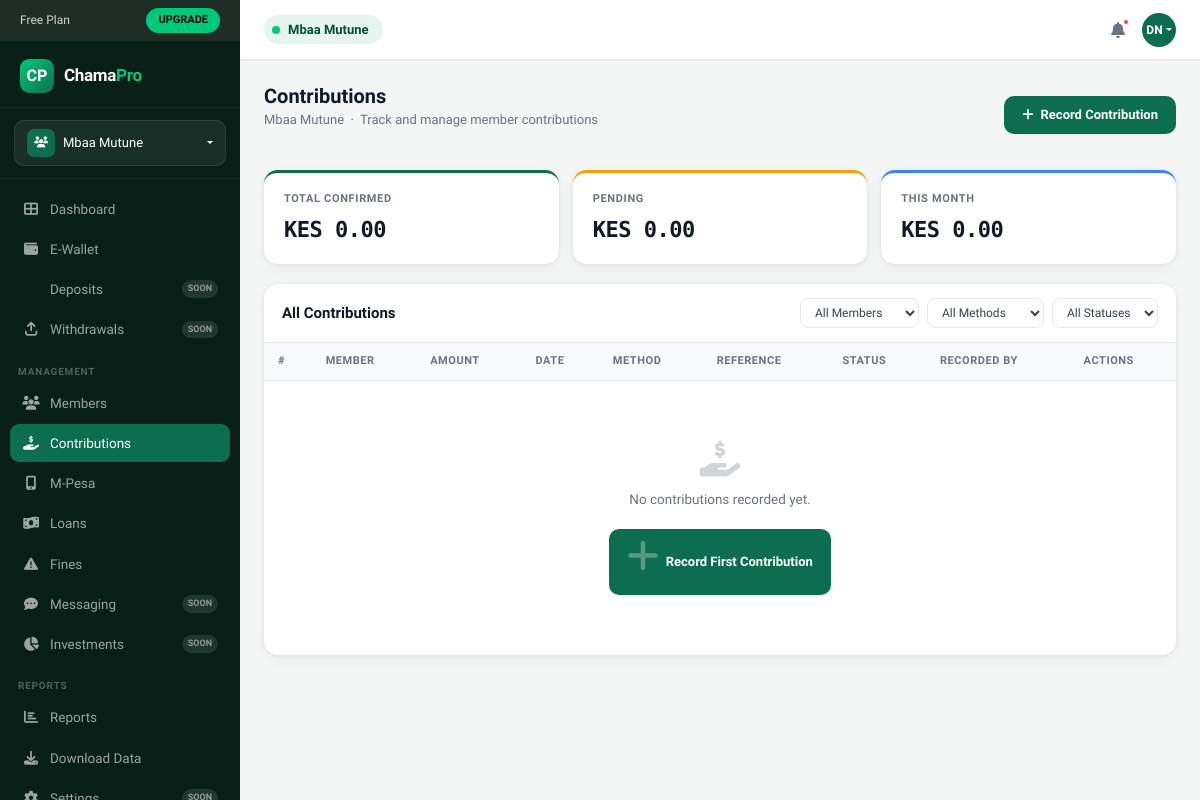
The app's page /chama/1/contributions/ (signed in) with its own data.
### chamapro/models.py (models this page shows, shortened)
class Chama(models.Model):
    name = models.CharField(max_length=255)
    description = models.TextField(blank=True, null=True)
    created_by = models.ForeignKey(
        'User', null=True, blank=True, on_delete=models.SET_NULL, related_name='created_chamas'
    )
    currency = models.CharField(max_length=10, default='KES')
    contribution_amount = models.DecimalField(max_digits=12, decimal_places=2, default=0)
    contribution_day = models.PositiveSmallIntegerField(default=5)
    meeting_day = models.CharField(max_length=20, blank=True, null=True)
    settings = models.JSONField(default=dict, blank=True)
    is_active = models.BooleanField(default=True)
    created_at = models.DateTimeField(auto_now_add=True)

class User(AbstractUser):
    phone = models.CharField(max_length=30, unique=True, null=True, blank=True)
    national_id   = models.CharField(max_length=20, blank=True, null=True)
    kra_pin       = models.CharField(max_length=20, blank=True, null=True)
    bio           = models.TextField(blank=True, null=True)
    occupation    = models.CharField(max_length=100, blank=True, null=True)
    location      = models.CharField(max_length=100, blank=True, null=True)
    avatar        = models.ImageField(upload_to='avatars/', blank=True, null=True)
    bank_name     = models.CharField(max_length=100, blank=True, null=True)
    bank_account  = models.CharField(max_length=30, blank=True, null=True)
    mpesa_number  = models.CharField(max_length=20, blank=True, null=True)
    KYC_CHOICES = [
        ('unverified', 'Unverified'),
        ('pending',    'Pending Review'),
        ('verified',   'Verified'),
    ]
    kyc_status = models.CharField(max_length=20, choices=KYC_CHOICES, default='unverified')

### chamapro/views.py (the view)
# urls.py: path('chama/<int:chama_id>/contributions/', views.contributions, name='contributions'),
@login_required(login_url='login')
def contributions(request, chama_id):
    chama = get_object_or_404(Chama, id=chama_id)
    my = get_object_or_404(Membership, chama=chama, user=request.user, active=True)
    contribs = chama.contributions.select_related('member', 'recorded_by').order_by('-date', '-created_at')
    member_filter = request.GET.get('member', '')
    method_filter = request.GET.get('method', '')
    status_filter = request.GET.get('status', '')
    if member_filter:
        contribs = contribs.filter(member_id=member_filter)
    if method_filter:
        contribs = contribs.filter(payment_method=method_filter)
    if status_filter:
        contribs = contribs.filter(status=status_filter)
    today = datetime.date.today()
    total_confirmed  = chama.contributions.filter(status='confirmed').aggregate(t=Sum('amount'))['t'] or 0
    total_pending    = chama.contributions.filter(status='pending').aggregate(t=Sum('amount'))['t'] or 0
    total_this_month = chama.contributions.filter(
        status='confirmed', date__month=today.month, date__year=today.year,
    ).aggregate(t=Sum('amount'))['t'] or 0
    members = chama.memberships.filter(active=True).select_related('user')
    context = {
        'chama': chama,
        'my_membership': my,
        'can_manage': my.role in ('admin', 'treasurer'),
        'contributions': contribs,
        'members': members,
        'total_confirmed': total_confirmed,
        'total_pending': total_pending,
        'total_this_month': total_this_month,
        'member_filter': member_filter,
        'method_filter': method_filter,
        'status_filter': status_filter,
        'payment_methods': Contribution.PAYMENT_METHODS,
    }
    return render(request, 'contributions.html', context)

### chamapro/context_processors.py (called while the page is built)
def user_subscription(request):
    if request.user.is_authenticated:
        try:
            sub = request.user.subscription
        except Exception:
            sub = None
        return {'user_subscription': sub}
    return {'user_subscription': None}

### chamapro/templates/contributions.html (shortened to what this page needs)
{% load static %}
<!DOCTYPE html>
<html lang="en">
<head>
  <link href="https://cdn.jsdelivr.net/npm/bootstrap@5.3.2/dist/css/bootstrap.min.css" rel="stylesheet">
  <link rel="stylesheet" href="https://cdnjs.cloudflare.com/ajax/libs/font-awesome/6.4.2/css/all.min.css">
</head>
<body>
<aside class="sidebar">
  <div class="plan-banner">
    <span>Free Plan</span>
    <a href="#" class="upgrade-btn">UPGRADE</a>
  </div>
  <div class="sidebar-logo">
    <div class="logo-icon">CP</div>
    <div class="logo-text">Chama<span>Pro</span></div>
  </div>
  <div class="chama-selector-wrap">
    <div class="dropdown">
      <div class="chama-btn dropdown-toggle" data-bs-toggle="dropdown">
        <div class="chama-icon"><i class="fas fa-users" style="font-size:11px;"></i></div>
        <span class="chama-name">{{ chama.name }}</span>
      </div>
    </div>
  </div>
  <nav style="flex:1;padding-bottom:8px;">
    <div class="nav-section">
      <div class="nav-item-wrap">
        <a href="{% url 'dashboard' %}" class="nav-link-cp"><i class="fas fa-th-large"></i> Dashboard</a>
      </div>
      <div class="nav-item-wrap">
        <a href="{% url 'wallet_dashboard' chama.id %}" class="nav-link-cp"><i class="fas fa-wallet"></i> E-Wallet</a>
      </div>
      <div class="nav-item-wrap">
        <a href="#" class="nav-link-cp"> Deposits <span class="badge-soon">SOON</span></a>
      </div>
      <div class="nav-item-wrap">
        <a href="#" class="nav-link-cp"><i class="fas fa-arrow-up-from-bracket"></i> Withdrawals <span class="badge-soon">SOON</span></a>
      </div>
    </div>
    <div class="nav-section">
      <div class="nav-section-label">Management</div>
      <div class="nav-item-wrap">
        <a href="{% url 'chama_members' chama.id %}" class="nav-link-cp"><i class="fas fa-users"></i> Members</a>
      </div>
      <div class="nav-item-wrap">
        <a href="{% url 'contributions' chama.id %}" class="nav-link-cp active"><i class="fas fa-hand-holding-dollar"></i> Contributions</a>
      </div>
      <div class="nav-item-wrap">
        <a href="{% url 'mpesa_transactions' chama.id %}" class="nav-link-cp"><i class="fas fa-mobile-screen-button"></i> M-Pesa</a>
      </div>
      <div class="nav-item-wrap">
        <a href="{% url 'loans' chama.id %}" class="nav-link-cp"><i class="fas fa-money-bill-wave"></i> Loans</a>
      </div>
      <div class="nav-item-wrap">
        <a href="/chama/1/fines/" class="nav-link-cp"><i class="fas fa-triangle-exclamation"></i> Fines</a>
      </div>
      <div class="nav-item-wrap">
        <a href="#" class="nav-link-cp"><i class="fas fa-comment-dots"></i> Messaging <span class="badge-soon">SOON</span></a>
      </div>
      <div class="nav-item-wrap">
        <a href="#" class="nav-link-cp"><i class="fas fa-chart-pie"></i> Investments <span class="badge-soon">SOON</span></a>
      </div>
    </div>
    <div class="nav-section">
      <div class="nav-section-label">Reports</div>
      <div class="nav-item-wrap">
        <a href="{% url 'reports' chama.id %}" class="nav-link-cp"><i class="fas fa-chart-bar"></i> Reports</a>
      </div>
      <div class="nav-item-wrap">
        <a href="{% url 'export_report_excel' chama.id %}" class="nav-link-cp"><i class="fas fa-download"></i> Download Data</a>
      </div>
      <div class="nav-item-wrap">
        <a href="#" class="nav-link-cp"><i class="fas fa-cog"></i> Settings <span class="badge-soon">SOON</span></a>
      </div>
    </div>
  </nav>
</aside>
<header class="topbar">
  <div class="topbar-group-badge">
    <div class="dot"></div>
    <span>{{ chama.name|truncatechars:25 }}</span>
  </div>
  <div class="topbar-right">
    <button class="topbar-icon-btn"><i class="fas fa-bell"></i><div class="notif-dot"></div></button>
    <div class="dropdown">
      <div class="topbar-avatar dropdown-toggle" data-bs-toggle="dropdown">
        {{ user.first_name.0|upper }}{{ user.last_name.0|upper }}
      </div>
    </div>
  </div>
</header>
<div class="main-wrap">
  <div class="main-content">
    <div class="d-flex align-items-center justify-content-between mb-4 flex-wrap gap-3">
      <div>
        <h1 class="page-title">Contributions</h1>
        <p class="page-sub">{{ chama.name }} &nbsp;·&nbsp; Track and manage member contributions</p>
      </div>
      {% if can_manage %}
      <button class="btn-add" data-bs-toggle="modal" data-bs-target="#addContribModal">
        <i class="fas fa-plus"></i> Record Contribution
      </button>
      {% endif %}
    </div>
    <div class="stat-row">
      <div class="stat-card">
        <div class="stat-label">Total Confirmed</div>
        <div class="stat-value">KES {{ total_confirmed|floatformat:2 }}</div>
      </div>
      <div class="stat-card warning">
        <div class="stat-label">Pending</div>
        <div class="stat-value">KES {{ total_pending|floatformat:2 }}</div>
      </div>
      <div class="stat-card info">
        <div class="stat-label">This Month</div>
        <div class="stat-value">KES {{ total_this_month|floatformat:2 }}</div>
      </div>
    </div>
    <div class="table-card">
      <div class="table-card-header">
        <h6>All Contributions</h6>
        <form method="get" class="filters" id="filterForm">
          <select name="member" class="filter-select" onchange="document.getElementById('filterForm').submit()">
            <option value="">All Members</option>
          </select>
          <select name="method" class="filter-select" onchange="document.getElementById('filterForm').submit()">
            <option value="">All Methods</option>
          </select>
          <select name="status" class="filter-select" onchange="document.getElementById('filterForm').submit()">
            <option value="">All Statuses</option>
          </select>
        </form>
      </div>
      <div class="table-responsive">
        <table>
          <thead>
            <tr>
              <th>#</th>
              <th>Member</th>
              <th>Amount</th>
              <th>Date</th>
              <th>Method</th>
              <th>Reference</th>
              <th>Status</th>
              <th>Recorded by</th>
              {% if can_manage %}<th>Actions</th>{% endif %}
            </tr>
          </thead>
          <tbody>
            {% for c in contributions %}
            <tr>
              <td style="color:var(--muted);font-size:12px;">{{ forloop.counter }}</td>
              <td>
                <div class="member-cell">
                  <div class="avatar-sm">{{ c.member.first_name.0|upper }}{{ c.member.last_name.0|upper }}</div>
                  <div>
                    <div class="member-name">{{ c.member.get_full_name|default:c.member.username }}</div>
                    <div class="member-email">{{ c.member.email }}</div>
                  </div>
                </div>
              </td>
              <td class="amount-cell">{{ chama.currency }} {{ c.amount|floatformat:2 }}</td>
              <td style="color:var(--muted);font-size:13px;">{{ c.date|date:"M d, Y" }}</td>
              <td><span class="method-badge">{{ c.get_payment_method_display }}</span></td>
              <td style="font-size:12px;color:var(--muted);">{{ c.reference|default:"—" }}</td>
              <td><span class="badge-status badge-{{ c.status }}">{{ c.get_status_display }}</span></td>
              <td style="font-size:12px;color:var(--muted);">{{ c.recorded_by.get_full_name|default:"—" }}</td>
              {% if can_manage %}
              <td>
                <div style="display:flex;gap:4px;">
                  {% if c.status == 'pending' %}
                  <form method="post" action="{% url 'contribution_status_update' chama.id c.id %}">
                    {% csrf_token %}
                    <input type="hidden" name="status" value="confirmed">
                    <button type="submit" class="action-btn" title="Confirm" style="color:#10b981;">
                      <i class="fas fa-check"></i>
                    </button>
                  </form>
                  <form method="post" action="{% url 'contribution_status_update' chama.id c.id %}">
                    {% csrf_token %}
                    <input type="hidden" name="status" value="rejected">
                    <button type="submit" class="action-btn danger" title="Reject">
                      <i class="fas fa-times"></i>
                    </button>
                  </form>
                  {% endif %}
                  <form method="post" action="{% url 'contribution_delete' chama.id c.id %}"
                        onsubmit="return confirm('Delete this contribution?')">
                    {% csrf_token %}
                    <button type="submit" class="action-btn danger" title="Delete">
                      <i class="fas fa-trash"></i>
                    </button>
                  </form>
                </div>
              </td>
              {% endif %}
            </tr>
            {% empty %}
            <tr>
              <td colspan="9">
                <div class="empty-state">
                  <i class="fas fa-hand-holding-dollar"></i>
                  No contributions recorded yet.
                  {% if can_manage %}
                  <br><br>
                  <button class="btn-add" data-bs-toggle="modal" data-bs-target="#addContribModal">
                    <i class="fas fa-plus"></i> Record First Contribution
                  </button>
                  {% endif %}
                </div>
              </td>
            </tr>
            {% endfor %}
          </tbody>
        </table>
      </div>
    </div>
  </div>
</div>
</body>
</html>

### records on screen
Chama: name "Mbaa Mutune"
User: first_name.0 "D", last_name.0 "N"

### other values on screen
{{ total_confirmed|floatformat:2 }} "0.00"
{{ total_pending|floatformat:2 }} "0.00"
{{ total_this_month|floatformat:2 }} "0.00"
